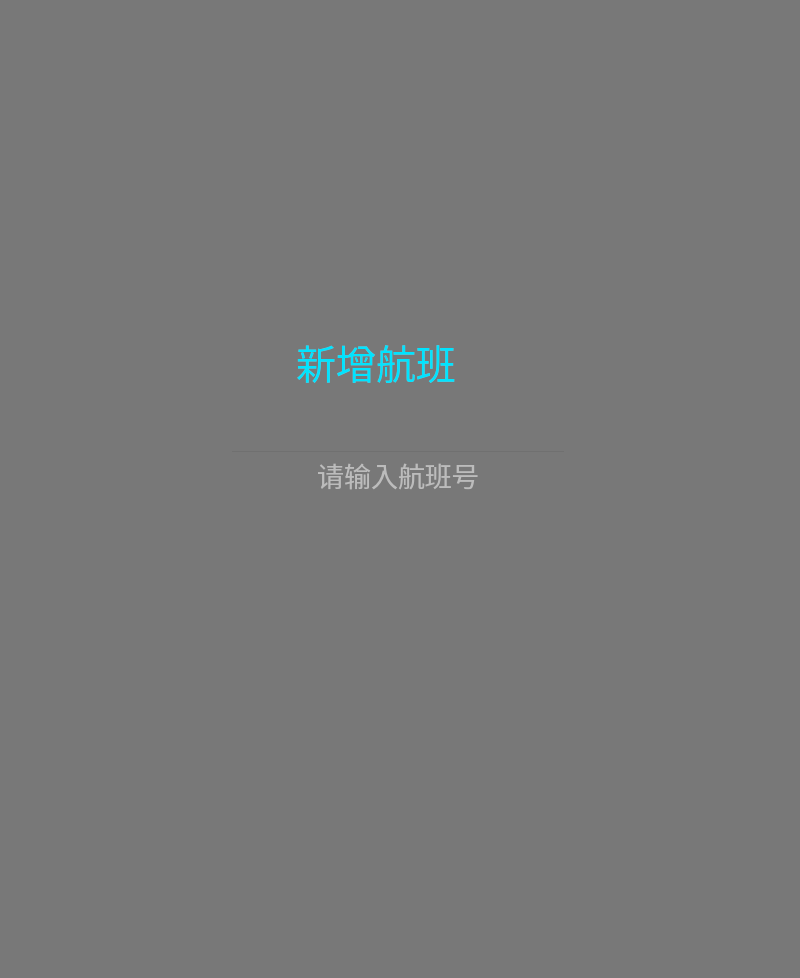
<?xml version="1.0" encoding="UTF-8"?>
<ui version="4.0">
 <class>ChangeFlightDialog</class>
 <widget class="QDialog" name="ChangeFlightDialog">
  <property name="geometry">
   <rect>
    <x>0</x>
    <y>0</y>
    <width>800</width>
    <height>978</height>
   </rect>
  </property>
  <property name="windowTitle">
   <string>Dialog</string>
  </property>
  <widget class="QWidget" name="widget_msg_big" native="true">
   <property name="enabled">
    <bool>true</bool>
   </property>
   <property name="geometry">
    <rect>
     <x>0</x>
     <y>0</y>
     <width>800</width>
     <height>978</height>
    </rect>
   </property>
   <property name="focusPolicy">
    <enum>Qt::NoFocus</enum>
   </property>
   <property name="styleSheet">
    <string notr="true">#widget_msg_big{background-color: rgba(0, 0, 0, 0.5);}</string>
   </property>
   <widget class="QWidget" name="widget_border" native="true">
    <property name="geometry">
     <rect>
      <x>100</x>
      <y>330</y>
      <width>600</width>
      <height>350</height>
     </rect>
    </property>
    <property name="font">
     <font>
      <pointsize>20</pointsize>
     </font>
    </property>
    <property name="focusPolicy">
     <enum>Qt::NoFocus</enum>
    </property>
    <property name="styleSheet">
     <string notr="true">#widget_border{border-image: url(:/3实时登机/Images/3实时登机/弹窗/大弹窗BG.png);}

</string>
    </property>
    <widget class="QPushButton" name="pushButton_X_big">
     <property name="geometry">
      <rect>
       <x>520</x>
       <y>15</y>
       <width>37</width>
       <height>37</height>
      </rect>
     </property>
     <property name="focusPolicy">
      <enum>Qt::NoFocus</enum>
     </property>
     <property name="styleSheet">
      <string notr="true">border:0;</string>
     </property>
     <property name="text">
      <string/>
     </property>
     <property name="icon">
      <iconset resource="../bordingcontrol_linux.qrc">
       <normaloff>:/2系统首页/Images/2系统首页/弹窗/关--闭-拷贝.png</normaloff>:/2系统首页/Images/2系统首页/弹窗/关--闭-拷贝.png</iconset>
     </property>
     <property name="iconSize">
      <size>
       <width>29</width>
       <height>29</height>
      </size>
     </property>
    </widget>
    <widget class="QLabel" name="label_title">
     <property name="geometry">
      <rect>
       <x>0</x>
       <y>0</y>
       <width>552</width>
       <height>62</height>
      </rect>
     </property>
     <property name="font">
      <font>
       <pointsize>30</pointsize>
      </font>
     </property>
     <property name="styleSheet">
      <string notr="true">color: rgb(0, 228, 255);</string>
     </property>
     <property name="text">
      <string>新增航班</string>
     </property>
     <property name="scaledContents">
      <bool>true</bool>
     </property>
     <property name="alignment">
      <set>Qt::AlignCenter</set>
     </property>
    </widget>
    <zorder>label_title</zorder>
    <zorder>pushButton_X_big</zorder>
   </widget>
   <widget class="QWidget" name="widget_inputFlighNO_" native="true">
    <property name="geometry">
     <rect>
      <x>150</x>
      <y>380</y>
      <width>500</width>
      <height>280</height>
     </rect>
    </property>
    <widget class="QPushButton" name="pushButton_commit">
     <property name="geometry">
      <rect>
       <x>80</x>
       <y>180</y>
       <width>336</width>
       <height>47</height>
      </rect>
     </property>
     <property name="focusPolicy">
      <enum>Qt::NoFocus</enum>
     </property>
     <property name="styleSheet">
      <string notr="true">QPushButton{
	border:0;
	image: url(:/3实时登机/Images/3实时登机/弹窗/提交.png);
}
QPushButton:pressed{
	image: url(:/3实时登机/Images/3实时登机/弹窗/提交-拷贝.png);
}
</string>
     </property>
     <property name="text">
      <string/>
     </property>
     <property name="iconSize">
      <size>
       <width>140</width>
       <height>40</height>
      </size>
     </property>
    </widget>
    <widget class="QLabel" name="label_curFlightNO_">
     <property name="geometry">
      <rect>
       <x>290</x>
       <y>20</y>
       <width>150</width>
       <height>40</height>
      </rect>
     </property>
     <property name="font">
      <font>
       <family>Ubuntu</family>
       <pointsize>26</pointsize>
       <weight>50</weight>
       <italic>false</italic>
       <bold>false</bold>
       <kerning>true</kerning>
      </font>
     </property>
     <property name="focusPolicy">
      <enum>Qt::NoFocus</enum>
     </property>
     <property name="styleSheet">
      <string notr="true">color: rgb(255, 255, 255);</string>
     </property>
     <property name="text">
      <string/>
     </property>
     <property name="textFormat">
      <enum>Qt::AutoText</enum>
     </property>
     <property name="alignment">
      <set>Qt::AlignBottom|Qt::AlignLeading|Qt::AlignLeft</set>
     </property>
    </widget>
    <widget class="QLineEdit" name="lineEdit_flightNO_">
     <property name="enabled">
      <bool>true</bool>
     </property>
     <property name="geometry">
      <rect>
       <x>80</x>
       <y>70</y>
       <width>336</width>
       <height>50</height>
      </rect>
     </property>
     <property name="font">
      <font>
       <pointsize>20</pointsize>
      </font>
     </property>
     <property name="focusPolicy">
      <enum>Qt::StrongFocus</enum>
     </property>
     <property name="styleSheet">
      <string notr="true">QLineEdit{
	background:transparent;
	border-image: url(:/1登录界面/Images/1登录界面/圆角矩形-1.png);
	color: rgb(255, 255, 255);
}</string>
     </property>
     <property name="inputMethodHints">
      <set>Qt::ImhPreferUppercase</set>
     </property>
     <property name="inputMask">
      <string/>
     </property>
     <property name="text">
      <string/>
     </property>
     <property name="alignment">
      <set>Qt::AlignCenter</set>
     </property>
     <property name="placeholderText">
      <string>请输入航班号</string>
     </property>
    </widget>
   </widget>
  </widget>
 </widget>
 <resources>
  <include location="../bordingcontrol_linux.qrc"/>
 </resources>
 <connections/>
</ui>
